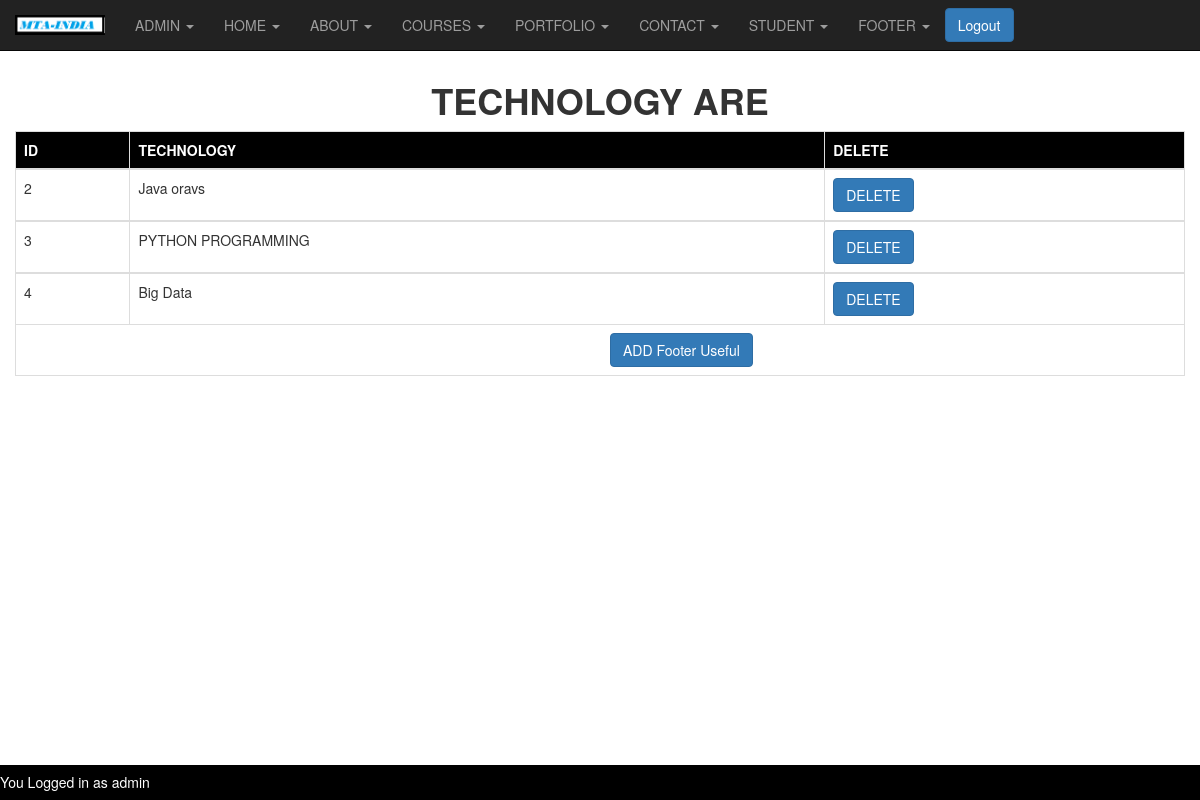
The app's page /studenttechnology.php (signed in) with its own data.
### tables this page shows
CREATE TABLE IF NOT EXISTS `selecttechnology` (
  `id` int NOT NULL AUTO_INCREMENT,
  `technology` varchar(150) NOT NULL,
  PRIMARY KEY (`id`)
);

### studenttechnology.php (the view, shortened to what this page needs)
<?php
if(isset($_SESSION['username']) && isset($_SESSION['password']))
{
include('config.php');
$execute = "SELECT * FROM `selecttechnology`";
    $row = @mysqli_query($link,$execute) or die("<br>query could not executed");
?>
<!DOCTYPE html>
<html>
<head>
  <link rel="stylesheet" href="https://maxcdn.bootstrapcdn.com/bootstrap/3.4.1/css/bootstrap.min.css">
</head>
<body>
    <?php include('adminheader.php');  ?>
    <center>
    <br>
    <br>
    <br>
    <h1><b>TECHNOLOGY ARE</b></h1>
    <div class="container-fluid">
    <table class="table table-responsive table-bordered ">
    <thead style="background-color:black;">
        <tr>
            <th>
                <span  style="color:white;">ID</span>
            </th>
            <th>
                <span  style="color:white;"> TECHNOLOGY</span>
            </th>
            <th>
            <span  style="color:white;">DELETE</span>
            </th>
        </tr>
        </thead>
     <?php
        while($column = mysqli_fetch_row($row))
    {
    ?>
    <tbody>
        <tr>
            <td>
                <?php echo $column[0];?>
            </td>
            <td>
                <?php echo $column[1];?>
            </td>
            <td>
            <?php echo "<a href='deletestudenttechnology.php?ID=$column[0]'><input type='button' class='btn btn-primary' name='btn' value='DELETE'></a>";?>
            </td>
        </tr>
    <?php
     }
     ?>
    <tr>
    <td colspan=6>
    <a style="margin-left:50%; padding:10px;" href="addstudenttechnology.php"><input class="btn btn-primary" type="button" name="AddFooter" value="ADD Footer Useful"></a>
    </td>
    </tr>
     </tbody>
    </table>
    </div>
       </center>
<br>
       <div class="footer">
     <h5 style="float:left;color:white;">You Logged in as <?php echo $_SESSION['username'];?></h5>
</div>
</body>
</html>
<?php
}
else{
	header("location:admin.php?login first");
}
?>

### studenttechnology.php (style rules this page uses)
.footer { position:fixed; left: 0; bottom: 0; width: 100%; background-color: black; color: white; text-align: center; }

### records on screen
selecttechnology: id "2", technology "Java oravs"
selecttechnology: id "3", technology "PYTHON PROGRAMMING"
selecttechnology: id "4", technology "Big Data"

### other values on screen
$_SESSION['username'] "admin"
